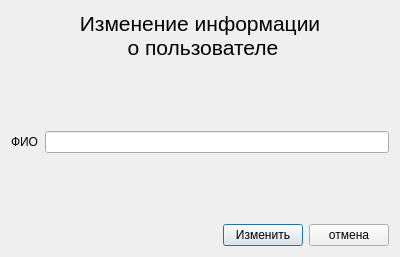
<?xml version="1.0" encoding="UTF-8"?>
<ui version="4.0">
 <class>Dialog</class>
 <widget class="QDialog" name="Dialog">
  <property name="geometry">
   <rect>
    <x>0</x>
    <y>0</y>
    <width>400</width>
    <height>257</height>
   </rect>
  </property>
  <property name="sizePolicy">
   <sizepolicy hsizetype="Fixed" vsizetype="Fixed">
    <horstretch>0</horstretch>
    <verstretch>0</verstretch>
   </sizepolicy>
  </property>
  <property name="maximumSize">
   <size>
    <width>4000</width>
    <height>257</height>
   </size>
  </property>
  <property name="windowTitle">
   <string>Dialog</string>
  </property>
  <layout class="QVBoxLayout" name="verticalLayout_2">
   <item>
    <layout class="QVBoxLayout" name="verticalLayout">
     <item>
      <widget class="QLabel" name="label">
       <property name="font">
        <font>
         <pointsize>16</pointsize>
        </font>
       </property>
       <property name="text">
        <string>Изменение информации
 о пользователе</string>
       </property>
       <property name="alignment">
        <set>Qt::AlignCenter</set>
       </property>
      </widget>
     </item>
     <item>
      <spacer name="verticalSpacer">
       <property name="orientation">
        <enum>Qt::Vertical</enum>
       </property>
       <property name="sizeHint" stdset="0">
        <size>
         <width>20</width>
         <height>40</height>
        </size>
       </property>
      </spacer>
     </item>
     <item>
      <layout class="QFormLayout" name="formLayout">
       <item row="0" column="0">
        <widget class="QLabel" name="label_2">
         <property name="text">
          <string>ФИО</string>
         </property>
        </widget>
       </item>
       <item row="0" column="1">
        <widget class="QLineEdit" name="lineEdit"/>
       </item>
      </layout>
     </item>
     <item>
      <spacer name="verticalSpacer_2">
       <property name="orientation">
        <enum>Qt::Vertical</enum>
       </property>
       <property name="sizeHint" stdset="0">
        <size>
         <width>20</width>
         <height>40</height>
        </size>
       </property>
      </spacer>
     </item>
     <item>
      <layout class="QHBoxLayout" name="horizontalLayout">
       <item>
        <spacer name="horizontalSpacer">
         <property name="orientation">
          <enum>Qt::Horizontal</enum>
         </property>
         <property name="sizeHint" stdset="0">
          <size>
           <width>40</width>
           <height>20</height>
          </size>
         </property>
        </spacer>
       </item>
       <item>
        <widget class="QPushButton" name="ok_btn">
         <property name="text">
          <string>Изменить</string>
         </property>
        </widget>
       </item>
       <item>
        <widget class="QPushButton" name="cancel_btn">
         <property name="text">
          <string>отмена</string>
         </property>
        </widget>
       </item>
      </layout>
     </item>
    </layout>
   </item>
  </layout>
 </widget>
 <resources/>
 <connections/>
</ui>
